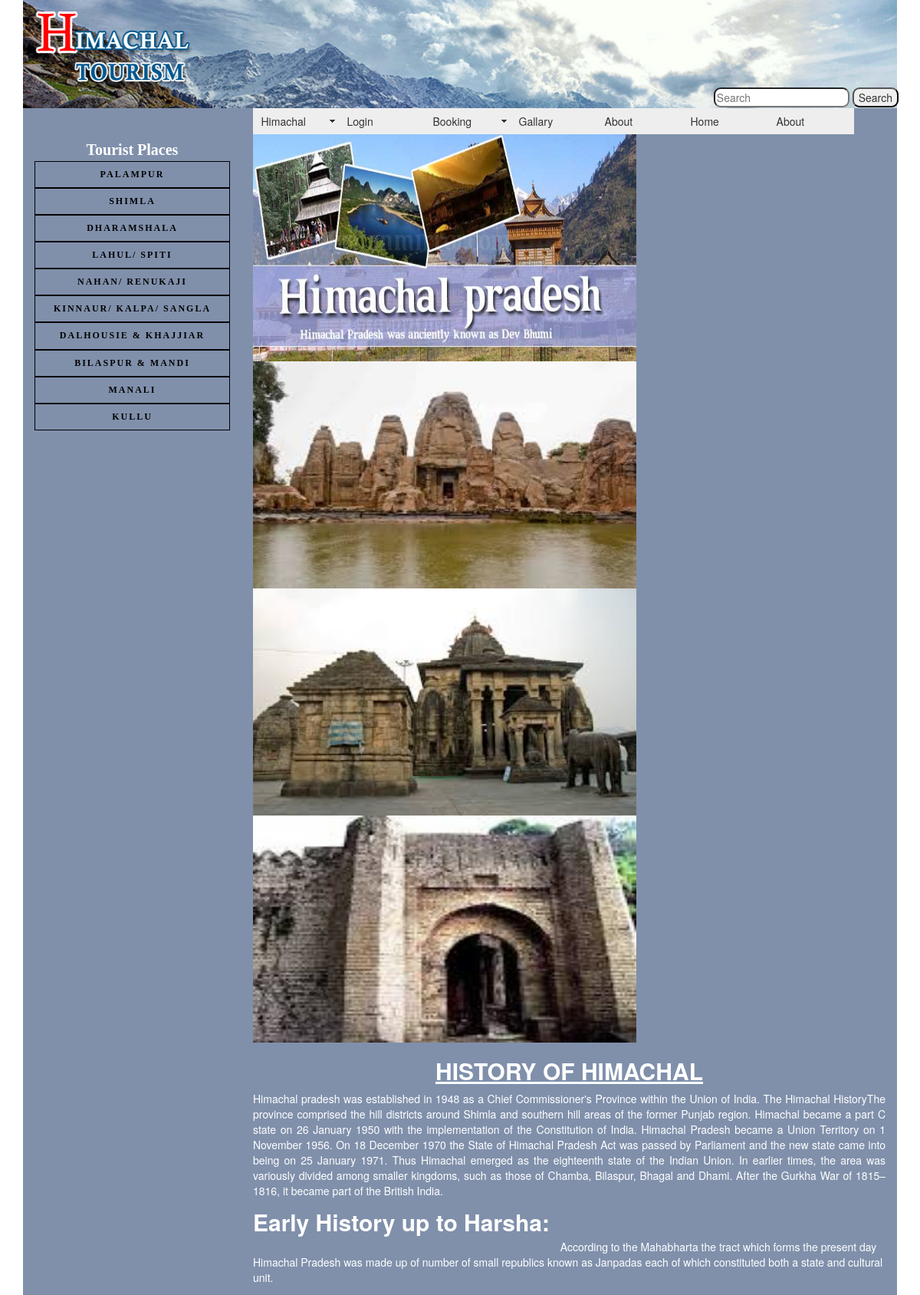
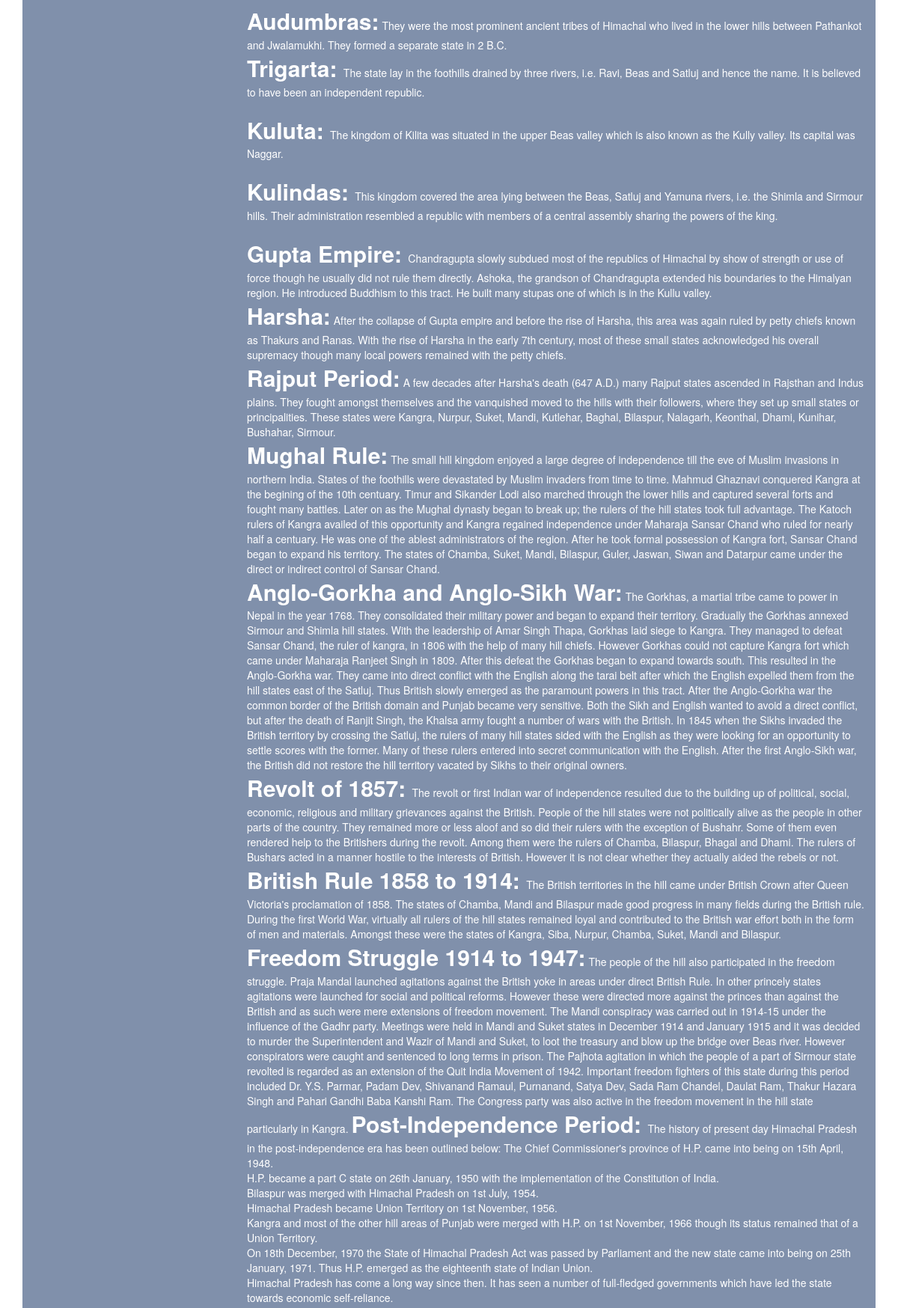
Screenshot of /php/history.php (upper part) with the database file from the repository (2 pictures, top to bottom).
### tables this page shows
CREATE TABLE `items` (
  `Id` int(100) NOT NULL,
  `list` varchar(200) NOT NULL,
  `list_path` varchar(200) NOT NULL
);

CREATE TABLE `menu_items_tbl` (
  `id` int(200) NOT NULL,
  `items` varchar(250) NOT NULL,
  `items_path` varchar(200) NOT NULL
);

### php/places_list.php (the view, shortened to what this page needs)
 <?php
$con=mysqli_connect("localhost","root","","nav_tbl");
$query="select * from items";
$c=mysqli_query($con,$query);
 while ($row=mysqli_fetch_array($c))
            {
				?>
				<li><a href="<?php  echo $row['list_path'];?>"  style="font-family:Segoe Print;border:solid 1px black;color:black;font-size:12px;padding:8px;letter-spacing:2px;text-transform:uppercase;
				font-weight:600;text-align:center;"><?php  echo $row['list'];?></a></li>
            <?php
			}
            ?>

### php/menulist.php
 <?php
$con=mysqli_connect("localhost","root","","menu_tbl");
$query="select * from menu_items_tbl";
$c=mysqli_query($con,$query);
 while ($row=mysqli_fetch_array($c))
            {
				?>
				<li><a href="<?php echo $row['items_path'];?>"><?php echo $row['items'];?></a></li>
            <?php
			}
            ?>
	</ul>

### css/nav.css (style rules this page uses)
a:link { color:#414958; }

### php/SpryAssets/SpryMenuBarHorizontal.css (style rules this page uses)
ul.MenuBarHorizontal li { margin: 0; padding: 0; list-style-type: none; font-size: 100%; position: relative; text-align: left; cursor: pointer; width: 8em; float: left; }
ul.MenuBarHorizontal a { display: block; cursor: pointer; background-color: #EEE; padding: 0.5em 0.75em; color: #333; text-decoration: none; }

### rows the page displays
items: list "PALAMPUR"
items: list "SHIMLA"
items: list "DHARAMSHALA"
items: list "LAHUL/ SPITI"
items: list "NAHAN/ RENUKAJI"
items: list "KINNAUR/ KALPA/ SANGLA"
items: list "DALHOUSIE & KHAJJIAR"
items: list "BILASPUR & MANDI"
items: list "MANALI"
items: list "KULLU"
menu_items_tbl: items "Gallary"
menu_items_tbl: items "About"
menu_items_tbl: items "Home"
menu_items_tbl: items "About"
